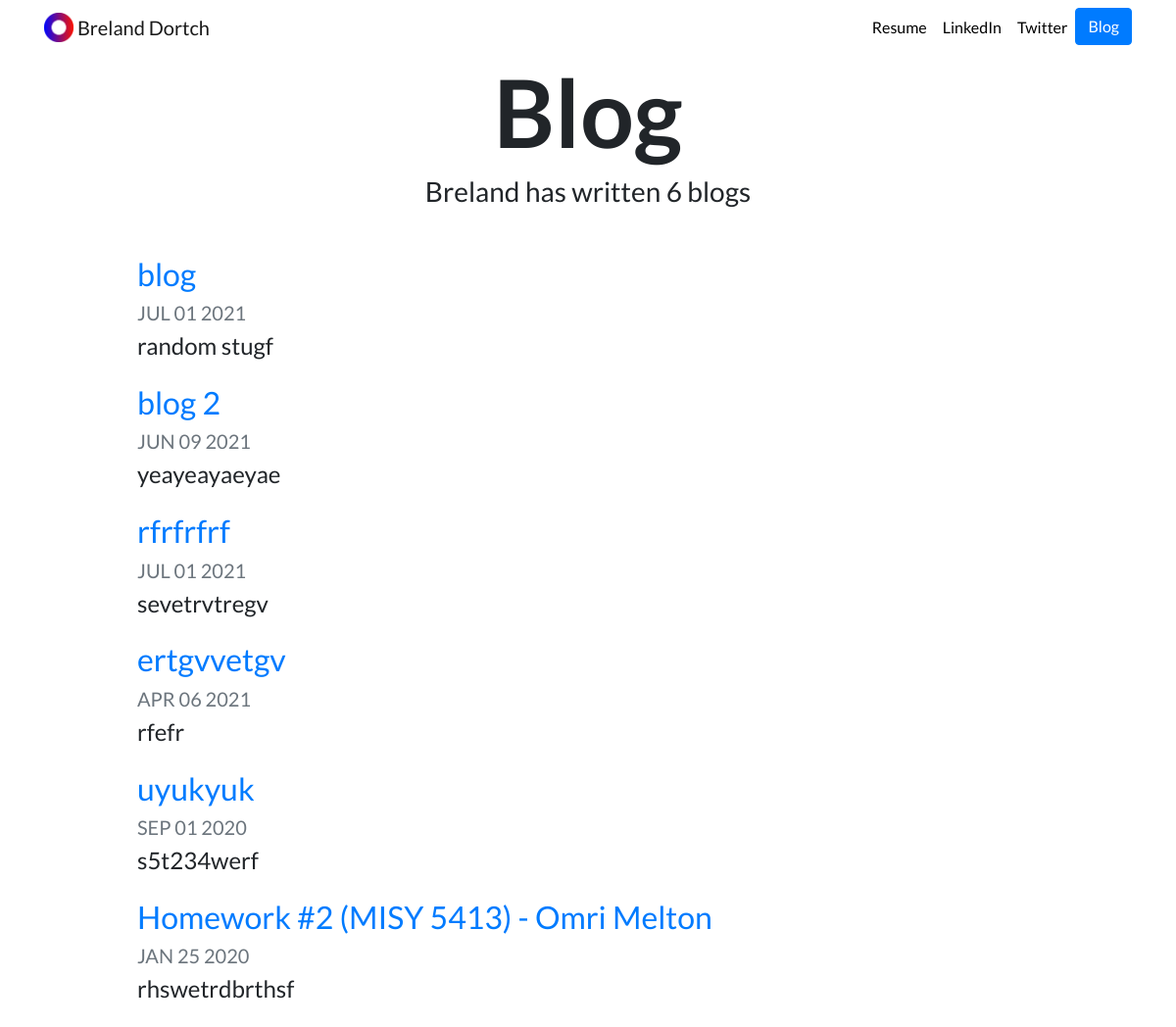
The page /blog/ on the database as committed earlier.
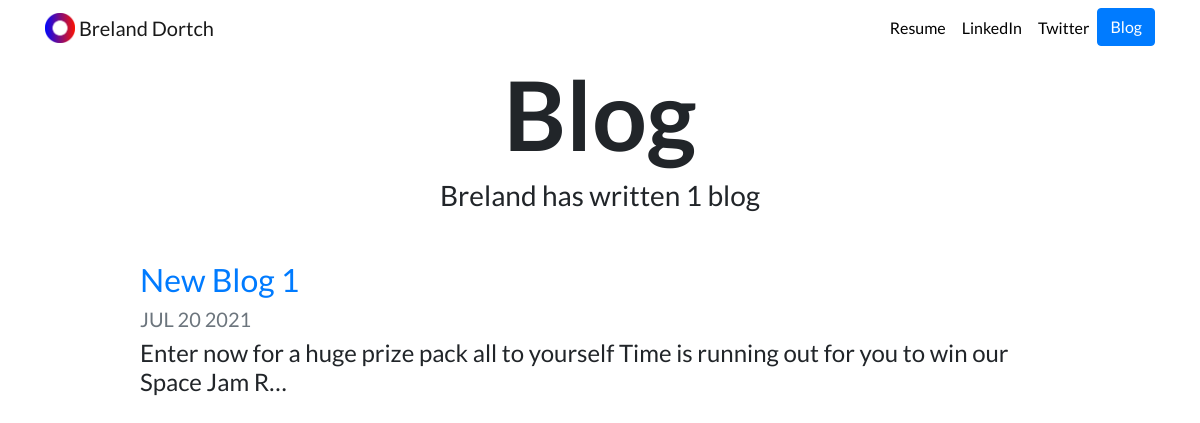
The same page on the database as committed later.
### blog/models.py (models this page shows)
class Blog(models.Model):
    title = models.CharField(max_length=200)
    description = models.TextField()
    date = models.DateField()

### blog/views.py (the view)
# urls.py: path('', views.all_blogs, name='all_blogs'),
def all_blogs(request):
    blogs = Blog.objects.all()
    return render(request, 'blog/all_blogs.html', {'blogs': blogs})

### blog/templates/blog/all_blogs.html
{% extends "portfolio/base.html" %}
{% load static %}
{% block content %}
<h1 id="blogtitle" class="font-weight-bold text-center">Blog</h1>
<h3 class="text-center mb-5">Breland has written {{ blogs.count }} blog{{ blogs.count|pluralize }}</h3>
{% for blog in blogs %}
<div class="row justify-content-center my-3">
  <div class="col-md-10">
    <a href="{% url 'blog:detail' blog.id %}">
      <h2>{{ blog.title }}</h2>
    </a>
    <h5 class="text-muted">{{ blog.date|date:'M d Y'|upper }}</h5>
    <h4>{{ blog.description|striptags|truncatechars:100 }}</h4>
  </div>
</div>
{% endfor %}
{% endblock %}

Rows that differ between the two databases and show on the page:
removed Blog: title "blog", date "JUL 01 2021", description "random stugf"
removed Blog: title "blog 2", date "JUN 09 2021", description "yeayeayaeyae"
removed Blog: title "rfrfrfrf", date "JUL 01 2021", description "sevetrvtregv"
removed Blog: title "ertgvvetgv", date "APR 06 2021", description "rfefr"
removed Blog: title "uyukyuk", date "SEP 01 2020", description "s5t234werf"
removed Blog: title "Homework #2 (MISY 5413) - Omri Melton", date "JAN 25 2020", description "rhswetrdbrthsf"
added Blog: title "New Blog 1", date "JUL 20 2021", description "Enter now for a huge prize pack all to yourself Time is running out for you to win our Space Jam R…"
Other text that changed with them:
{{ blogs.count }}: "6" → "1"
